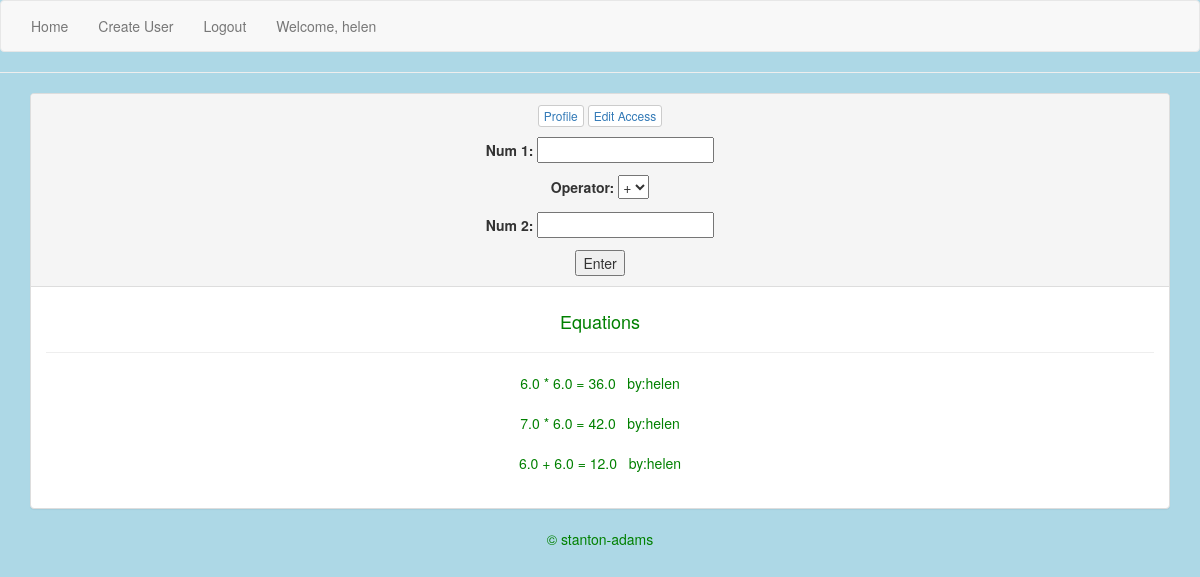
The page / (signed in) on the database its author committed.
### app/models.py (models this page shows, shortened)
class Operation(models.Model):
    created_by = models.ForeignKey('auth.User')
    created = models.DateTimeField(auto_now_add=True)
    num_1 = models.FloatField()
    operator = models.CharField(max_length=1, choices=OPERATORS, default='+')
    num_2 = models.FloatField()
    answer = models.FloatField()
    class Meta:
        ordering = ("-created", )

### app/views.py (the view, shortened to what this page needs)
# urls.py: url(r'^$', OperationCreateView.as_view(), name="operation_create_view"),
class OperationCreateView(CreateView):
    model = Operation
    success_url = "/"
    fields = ('num_1', "operator", "num_2")
    def get_context_data(self):
        context = super().get_context_data()
        context["operation"] = Operation.objects.all()
        return context

### app/models.py (called while the page is built)
    @property
    def is_owner(self):
        return self.access_level == 'o'

### templates/app/operation_form.html (shortened to what this page needs)
{% extends 'base.html' %}
{% block content %}
<div class="container">
  <div class="panel panel-default">
    <div class="panel-heading">
      {% if request.user.is_authenticated %}
      <button type="button" class="btn btn-default btn-xs"><a href="{% url 'profile_view' request.user.id %}">Profile</a></button>
      <button type="button" class="btn btn-default btn-xs"><a href="{% url 'profile_update_view' request.user.id %}">Edit Access</a></button>
        <form class="" action="" method="post">
          {{ form.as_p }}
        <input type="submit" name="" value="Enter">
        </form>
        {% else %}
     <h1>Please login </h1>
     {% endif %}
    </div>
    <div class="panel-body">
      <h4>Equations</h4>
      <hr>
      {% for answer in operation %}
        {% if request.user == answer.created_by or request.user.profile.is_owner %}
        {{answer.num_1}} {{answer.operator}} {{answer.num_2}} = {{answer.answer}} &nbsp;  by:{{answer.created_by}}<br>
        <br>
        {% endif %}
        {% endfor %}
    </div>
    </div>
  </div>
{% endblock %}

### templates/base.html (shortened to what this page needs)
{% load staticfiles %}
<!DOCTYPE html>
<html>
  <head>
    <link rel="stylesheet" href="{% static 'css/bootstrap.css' %}" media="screen" title="no title">
  </head>
  <body>
    <div class="navbar navbar-default">
      <div class="container-fluid">
        <div class="nav navbar-nav">
          <li><a href="{% url 'operation_create_view' %}">Home</a></li>
          <li><a href="{% url 'user_create_view' %}">Create User</a></li>
          {% if not request.user.is_authenticated %}
          <li><a href="{% url 'login' %}">Login</a></li>
          {% else %}
          <li><a href="{% url 'logout' %}?next={% url 'operation_create_view' %}"> Logout </a></li>
          <li><a href="#">Welcome, {{request.user}}</a></li>
          {% endif %}
        </div>
      </div>
    </div>
      <hr>
    {% block content %}
    {% endblock %}
  </body>
  <footer>
  {% block footer %}
  &copy; stanton-adams
  {% endblock%}
</footer>
</html>

### templates/base.html (style rules this page uses)
body { background-color: lightblue; text-align: center; color: green; }

### rows shown on the page
Operation: num_1 "6.0", operator "*", num_2 "6.0", answer "36.0", created_by "helen"
Operation: num_1 "7.0", operator "*", num_2 "6.0", answer "42.0", created_by "helen"
Operation: num_1 "6.0", operator "+", num_2 "6.0", answer "12.0", created_by "helen"

### other values the page prints
{{ request.user }} "helen"
